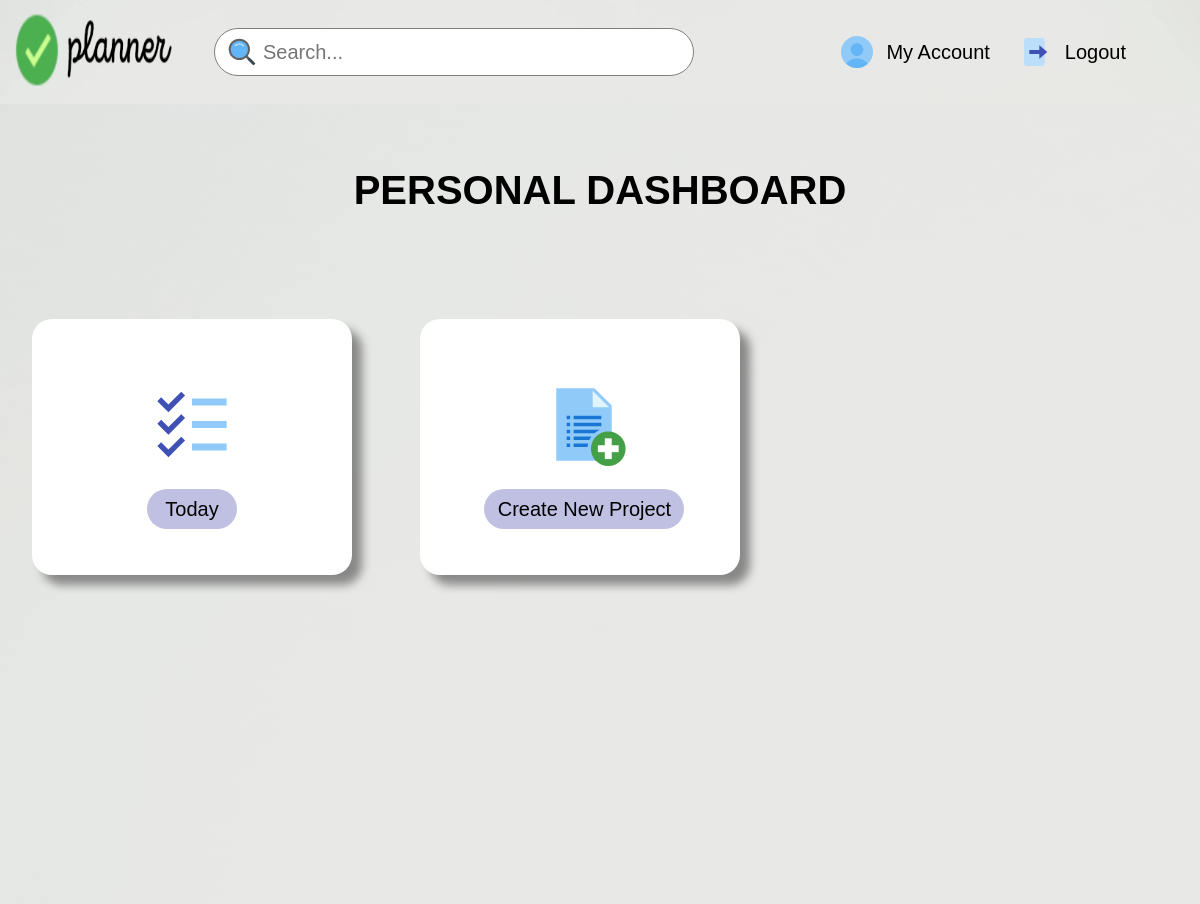
Page /dashboard (signed in) on the earlier database version.
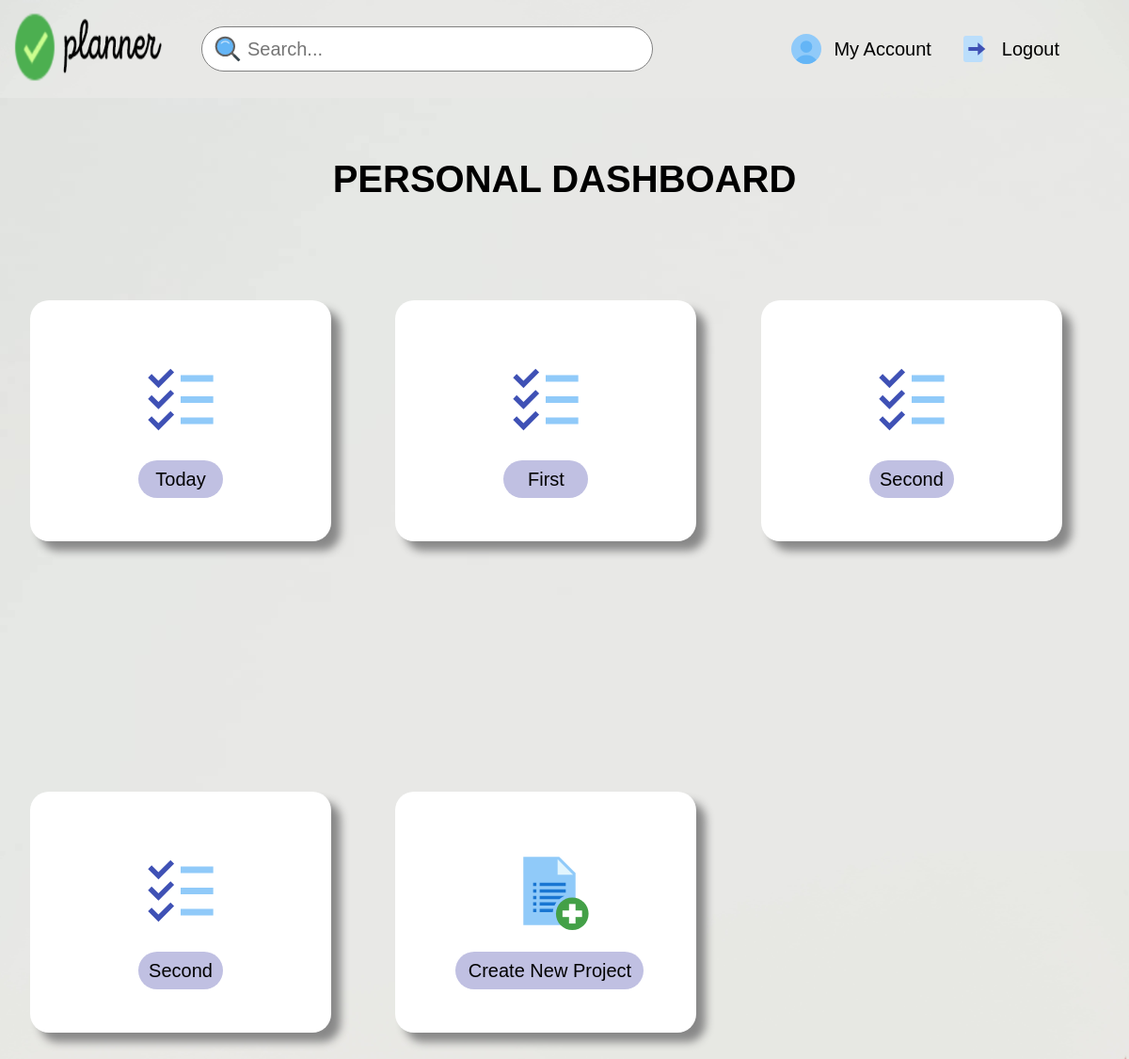
Same page on the later database version.
### models.py (models this page shows)
class Dashboard(db.Model):
    sno=db.Column(db.Integer, primary_key=True)
    title=db.Column(db.String(200), nullable=False)

### main.py (the view)
@main.route('/dashboard', methods=['GET','POST'])
@login_required
def dashboard():
    if request.method=='POST':
        title=request.form['title']
        todo=Dashboard(title=title)
        db.session.add(todo)
        db.session.commit()
        allTodo=Dashboard.query.all()
        return render_template('dashboard.html', allTodo=allTodo)
    else:
        allTodo=Dashboard.query.all()
        return render_template('dashboard.html', allTodo=allTodo)

### __init__.py (called while the page is built)
def create_app():
    app = Flask(__name__)
    app.config['SECRET_KEY'] = 'secret-key-goes-here'
    app.config['SQLALCHEMY_DATABASE_URI'] = 'sqlite:///db.sqlite'
    app.config['SQLALCHEMY_TRACK_MODIFICATIONS']=False
    db.init_app(app)
    login_manager = LoginManager()
    login_manager.login_view = 'auth.login'
    login_manager.init_app(app)
    from .models import User
    @login_manager.user_loader
    def load_user(user_id):
        return User.query.get(int(user_id))
    from .auth import auth as auth_blueprint
    app.register_blueprint(auth_blueprint)
    from .main import main as main_blueprint
    app.register_blueprint(main_blueprint)
    return app

### templates/dashboard.html (shortened to what this page needs)
{% extends 'base.html' %}
{% block stylesheet %}
    <link rel="stylesheet" href="/static/css/dashboard.css">
{% endblock stylesheet %}
{% block content %}
    <div class="full">
        <h4>PERSONAL DASHBOARD</h4>
        <div class="box">
            <div class="box2">
                {% for todo in allTodo %}
                    <li>
                        <img src="/static/assets/icons/todo_list_48px.svg" alt=""><br>
                        <button class="today-btn"> {{todo.title}} </button>
                    </li>
                    {% endfor %}
                    <li>
                        <img src="/static/assets/icons/add_list_48px.svg" alt=""><br>
                        <button class="modal-btn"> Create New Project</button>
                    </li>
            </div>
        </div>
    </div>
{% endblock content %}

### templates/base.html (shortened to what this page needs)
<!DOCTYPE html>
<html lang="en">
  <head>
    {% block header %} {% endblock header %} {% block stylesheet %} {% endblock
    stylesheet %}
    <link rel="stylesheet" href="/static/css/navbar.css" />
  </head>
  <body>
    <div class="navbar-header">
      <div class="navbar-logo">
        <a href="{{url_for('auth.login')}}"
          ><img
            src="{{url_for('static',filename='/assets/icons/logo.png')}}"
            alt=""
        /></a>
      </div>
      <div class="nav-menu-container">
        <div class="nav-hide nav-searchbar">
          <img
            src="{{url_for('static',filename='/assets/icons/search_48px.svg')}}"
            alt=""
          />
          <input type="text" name="Search" id="" placeholder="Search..." />
        </div>
        <div class="nav-hide navbar-links">
          {% if current_user.is_authenticated %}
          <div class="navbar-items navbar-account">
            <img
              src="{{url_for('static',filename='assets/icons/test_account_48px.svg')}}"
              alt=""
            />
            <a href="{{url_for('main.profile')}}">My Account</a>
          </div>
          {% endif %}
          {% if current_user.is_authenticated %}
          <div class="navbar-items navbar-logout">
            <img
              src="{{url_for('static',filename='/assets/icons/exit_48px.svg')}}"
              alt=""
            />
            <a href="{{url_for('auth.login')}}">Logout</a>
          </div>
          {% endif %}
        </div>
      </div>
    </div>
    {% block content %} {% endblock content %}
  </body>
</html>

### static/css/dashboard.css (style rules this page uses)
* { padding: 0; margin: 0; box-sizing: border-box; font-family: 'Rubik', sans-serif; }
body { background-image: url('/static/assets/images/dashboard_bg.jpg'); background-size: cover; height: 100vh; width: 100vw; background-position: center; position: relative; }
.box .box2 li { border: 2px; margin: -2rem 5.7rem; padding: 4rem 4rem; text-align: center; border-radius: 20px; background-color: white; display: inline-grid; margin-top: 100px; font-size: 20px; width: 20rem; height: 16rem; box-shadow: 10px 10px 10px #888888; padding-top: -10rem; }
.today-btn { border: none; outline: none; height: 40px; background-color: rgb(192, 192, 226); width: 90px; margin: auto; text-align: center; border-radius: 40rem; font-size: 20px; }
.modal-btn { border: none; outline: none; height: 40px; background-color: rgb(192, 192, 226); width: 200px; margin: auto; text-align: center; border-radius: 40rem; font-size: 20px; cursor: pointer; }
img { height: 5.2rem; width: 10rem; margin: auto; margin-top: px; }
h4 { text-align: center; font-size: 40px; top: 4rem; position: relative; }
input { border-radius: 0.5rem; border: none; height: 25px; border: 1px solid #c5c5c5; margin-top: 50px; margin-left: 10px; width: 250px; }
@media only screen and (max-width: 1297px) { .full { background-image: url('/static/assets/images/dashboard_bg.jpg'); height: 100vh; } }
@media only screen and (max-width: 1297px) { .box .box2 li { margin: 6rem 3rem; margin-top: 170px; width: 20rem; } }
@media only screen and (max-width: 1297px) { input { margin-right: 25px; } }
@media only screen and (max-width: 1257px) { .box .box2 li { margin: 6rem 2rem; margin-top: 170px; width: 20rem; } }
@media only screen and (max-width: 1257px) { .full { background-image: url('/static/assets/images/dashboard_bg.jpg'); height: 100vh; } }
@media only screen and (max-width: 1211px) { .box .box2 li { margin: 6rem 2rem; margin-top: 170px; width: 20rem; } }
@media only screen and (max-width: 1211px) { .full { background-image: url('/static/assets/images/dashboard_bg.jpg'); height: 100vh; } }
.navbar-header { height: 10vh; display: flex; width: 98%; background: rgba(0, 0, 0, 0); justify-content: space-between; align-items: center; margin: 1%; overflow: hidden; }
.navbar-logo { align-self: center; margin-right: 2rem; }
.nav-searchbar { display: flex; align-items: center; }
.nav-searchbar input { font-size: 1.25rem; width: 40vw; height: 3rem; border: 1px solid grey; border-radius: 100px; box-shadow: none; outline: none; padding: 1rem; padding-left: 3rem; margin-right: 1rem; margin-top: auto; }
.nav-searchbar img { position: absolute; height: 2rem; padding-left: 0.6rem; margin-left: -47px; margin-top: auto; }
.navbar-links { display: flex; align-items: center; padding-right: 2.5vw; }
.nav-menu-container { display: flex; justify-content: space-between; width: 85vw; }
.navbar-items { padding-right: 2rem; display: flex; margin-left: -62px; }
.navbar-items > a { text-decoration: none; color: black; align-self: center; font-size: 1.25rem; }
.navbar-items img { height: 2rem; padding-right: 0.5rem; align-content: center; align-self: center; margin-right: -55px; }

### static/css/navbar.css (style rules this page uses)
* { margin: 0; padding: 0; box-sizing: border-box; font-family: Arial, Helvetica, sans-serif; }
.navbar-header { height: 10vh; display: flex; width: 98%; background: rgba(0, 0, 0, 0); justify-content: space-between; align-items: center; margin: 1%; overflow: hidden; }
.navbar-logo { align-self: center; margin-right: 2rem; }
.nav-searchbar { display: flex; align-items: center; }
.nav-searchbar input { font-size: 1.25rem; width: 40vw; height: 3rem; border: 1px solid grey; border-radius: 100px; box-shadow: none; outline: none; padding: 1rem; padding-left: 3rem; margin-right: 1rem; }
.nav-searchbar img { position: absolute; height: 2rem; padding-left: 0.6rem; }
.navbar-links { display: flex; align-items: center; padding-right: 2.5vw; }
.nav-menu-container { display: flex; justify-content: space-between; width: 85vw; }
.navbar-items { padding-right: 2rem; display: flex; }
.navbar-items > a { text-decoration: none; color: black; align-self: center; font-size: 1.25rem; }
.navbar-items img { height: 2rem; padding-right: 0.5rem; align-content: center; align-self: center; }

Differences in the rows shown:
added Dashboard: title "First"
added Dashboard: title "Second"
added Dashboard: title "Second"
